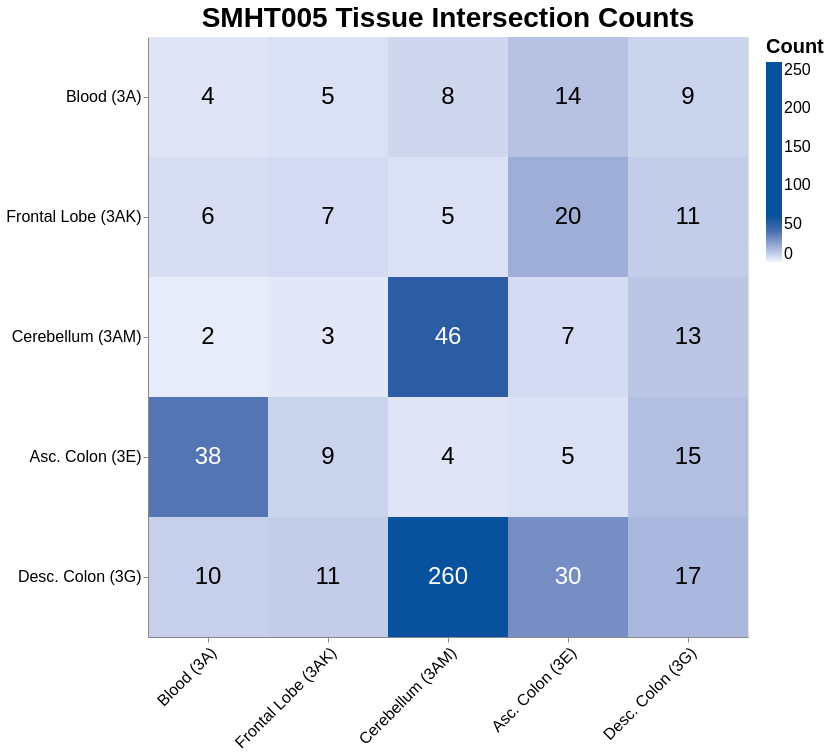

Write notebook code for a chart like this one.
### Code cell
import altair as alt
import pandas as pd
from vega_datasets import data

# Fill in
font="Arial" # Change font here
top_count=50 # Change max count here
data = pd.DataFrame({
                        'Blood (3A)': [4, 6, 2, 38, 10],
                        'Frontal Lobe (3AK)': [5, 7, 3, 9, 11],
                        'Cerebellum (3AM)': [8, 5, 46, 4, 260],
                        'Asc. Colon (3E)': [14, 20, 7, 5, 30],
                        'Desc. Colon (3G)': [9, 11, 13, 15, 17]},
                        index=['Blood (3A)', 'Frontal Lobe (3AK)', 'Cerebellum (3AM)', 'Asc. Colon (3E)', 'Desc. Colon (3G)'])



heatmap_data = data.reset_index().melt(
    id_vars='index',
    var_name='column',
    value_name='value'
).rename(columns={'index': 'row'})

# Configure heatmap
heatmap = alt.Chart(heatmap_data).mark_rect().encode(
    x=alt.X('column:N', title=None, 
    sort=['Blood (3A)', 'Frontal Lobe (3AK)', 'Cerebellum (3AM)', 'Asc. Colon (3E)', 'Desc. Colon (3G)'],
    axis=alt.Axis(labelAngle=-45, labelFontSize=16, labelFont=font)),
    y=alt.Y('row:N', title=None, 
    sort=['Blood (3A)', 'Frontal Lobe (3AK)', 'Cerebellum (3AM)', 'Asc. Colon (3E)', 'Desc. Colon (3G)'],
    axis=alt.Axis(labelFontSize=16, labelFont=font)),
    color=alt.Color('value:Q', scale=alt.Scale(domain=[0, top_count, 260], range=["#eff3ff", "#08519c", "#08519c"]),
            legend=alt.Legend(title="Count", labelFontSize=16, labelFont=font, titleFont=font, titleFontSize=20)), # Change custom color scale here if desired
    tooltip=['row:N', 'column:N', 'value:Q']
).properties(
    title=alt.Title('SMHT005 Tissue Intersection Counts', fontSize=28, anchor='middle', font=font),
    width=600,
    height=600,
)

# Configure conditional text color based on cell value (top_count/2 threshold)
color = (
    alt.when(alt.datum.value < top_count / 2)
    .then(alt.value("black"))
    .otherwise(alt.value("white"))
)
# Configure text
text = heatmap.mark_text(baseline='middle', size=24, font=font).encode(
    text=alt.Text('value:Q'), color=color
)

# Draw the chart
heatmap + text

### Figure 1 — Vega-Lite specification as saved in the notebook (floating-point values rounded to 4 significant figures)
{"config": {"view": {"continuousWidth": 300, "continuousHeight": 300}}, "layer": [{"mark": {"type": "rect"}, "encoding": {"color": {"field": "value", "legend": {"labelFont": "Arial", "labelFontSize": 16, "title": "Count", "titleFont": "Arial", "titleFontSize": 20}, "scale": {"domain": [0, 50, 260], "range": ["#eff3ff", "#08519c", "#08519c"]}, "type": "quantitative"}, "tooltip": [{"field": "row", "type": "nominal"}, {"field": "column", "type": "nominal"}, {"field": "value", "type": "quantitative"}], "x": {"axis": {"labelAngle": -45, "labelFont": "Arial", "labelFontSize": 16}, "field": "column", "sort": ["Blood (3A)", "Frontal Lobe (3AK)", "Cerebellum (3AM)", "Asc. Colon (3E)", "Desc. Colon (3G)"], "title": null, "type": "nominal"}, "y": {"axis": {"labelFont": "Arial", "labelFontSize": 16}, "field": "row", "sort": ["Blood (3A)", "Frontal Lobe (3AK)", "Cerebellum (3AM)", "Asc. Colon (3E)", "Desc. Colon (3G)"], "title": null, "type": "nominal"}}, "title": {"text": "SMHT005 Tissue Intersection Counts", "anchor": "middle", "font": "Arial", "fontSize": 28}}, {"mark": {"type": "text", "baseline": "middle", "font": "Arial", "size": 24}, "encoding": {"color": {"condition": [{"test": "(datum.value < 25.0)", "value": "black"}], "value": "white"}, "text": {"field": "value", "type": "quantitative"}, "tooltip": [{"field": "row", "type": "nominal"}, {"field": "column", "type": "nominal"}, {"field": "value", "type": "quantitative"}], "x": {"axis": {"labelAngle": -45, "labelFont": "Arial", "labelFontSize": 16}, "field": "column", "sort": ["Blood (3A)", "Frontal Lobe (3AK)", "Cerebellum (3AM)", "Asc. Colon (3E)", "Desc. Colon (3G)"], "title": null, "type": "nominal"}, "y": {"axis": {"labelFont": "Arial", "labelFontSize": 16}, "field": "row", "sort": ["Blood (3A)", "Frontal Lobe (3AK)", "Cerebellum (3AM)", "Asc. Colon (3E)", "Desc. Colon (3G)"], "title": null, "type": "nominal"}}, "title": {"text": "SMHT005 Tissue Intersection Counts", "anchor": "middle", "font": "Arial", "fontSize": 28}}], "data": {"name": "data-3445ed193351678b77842bfcb0e1ba0b"}, "height": 600, "width": 600, "$schema": "https://vega.github.io/schema/vega-lite/v5.20.1.json", "datasets": {"data-3445ed193351678b77842bfcb0e1ba0b": [{"row": "Blood (3A)", "column": "Blood (3A)", "value": 4}, {"row": "Frontal Lobe (3AK)", "column": "Blood (3A)", "value": 6}, {"row": "Cerebellum (3AM)", "column": "Blood (3A)", "value": 2}, {"row": "Asc. Colon (3E)", "column": "Blood (3A)", "value": 38}, {"row": "Desc. Colon (3G)", "column": "Blood (3A)", "value": 10}, {"row": "Blood (3A)", "column": "Frontal Lobe (3AK)", "value": 5}, {"row": "Frontal Lobe (3AK)", "column": "Frontal Lobe (3AK)", "value": 7}, {"row": "Cerebellum (3AM)", "column": "Frontal Lobe (3AK)", "value": 3}, {"row": "Asc. Colon (3E)", "column": "Frontal Lobe (3AK)", "value": 9}, {"row": "Desc. Colon (3G)", "column": "Frontal Lobe (3AK)", "value": 11}, {"row": "Blood (3A)", "column": "Cerebellum (3AM)", "value": 8}, {"row": "Frontal Lobe (3AK)", "column": "Cerebellum (3AM)", "value": 5}, {"row": "Cerebellum (3AM)", "column": "Cerebellum (3AM)", "value": 46}, {"row": "Asc. Colon (3E)", "column": "Cerebellum (3AM)", "value": 4}, {"row": "Desc. Colon (3G)", "column": "Cerebellum (3AM)", "value": 260}, {"row": "Blood (3A)", "column": "Asc. Colon (3E)", "value": 14}, {"row": "Frontal Lobe (3AK)", "column": "Asc. Colon (3E)", "value": 20}, {"row": "Cerebellum (3AM)", "column": "Asc. Colon (3E)", "value": 7}, {"row": "Asc. Colon (3E)", "column": "Asc. Colon (3E)", "value": 5}, {"row": "Desc. Colon (3G)", "column": "Asc. Colon (3E)", "value": 30}, {"row": "Blood (3A)", "column": "Desc. Colon (3G)", "value": 9}, {"row": "Frontal Lobe (3AK)", "column": "Desc. Colon (3G)", "value": 11}, {"row": "Cerebellum (3AM)", "column": "Desc. Colon (3G)", "value": 13}, {"row": "Asc. Colon (3E)", "column": "Desc. Colon (3G)", "value": 15}, {"row": "Desc. Colon (3G)", "column": "Desc. Colon (3G)", "value": 17}]}}
